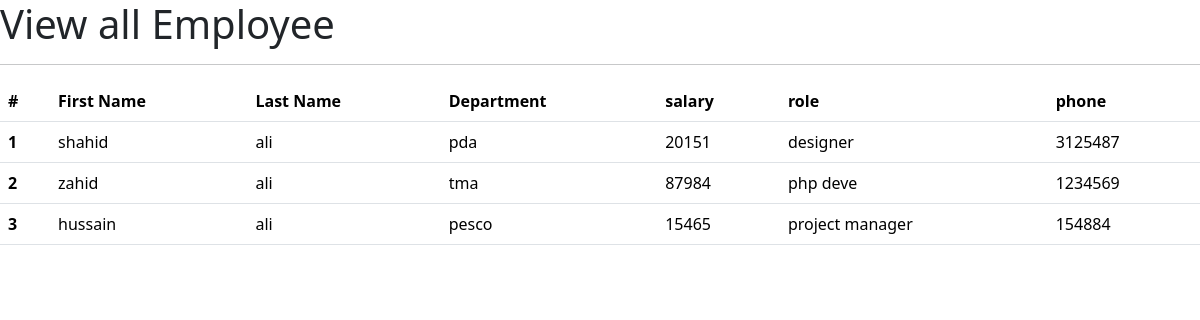
The app's page /all_emp with its own data.
### emp/models.py (models this page shows, shortened)
class employee(models.Model):
    firstName = models.CharField(max_length=20)
    lastName = models.CharField(max_length=40)
    dept=models.ForeignKey(department, on_delete=models.CASCADE)
    salary=models.IntegerField()
    role=models.ForeignKey(role,on_delete=models.CASCADE)
    phone = models.IntegerField()

class department(models.Model):
    name = models.CharField(max_length=50)
    location=models.CharField(max_length=55)
    def __str__(self):
        return self.name

class role(models.Model):
    name = models.CharField(max_length=50, )
    def __str__(self):
        return self.name

### emp/views.py (the view)
# urls.py: path("all_emp",views.all_emp,name="all_emp"),
def all_emp(request):
    emps=employee.objects.all()      #this employee is models
    context={
        'emp':emps         #emp is is key which we can use through for loop
    }
    return render(request,"all_emp.html", context)

### templates/all_emp.html (shortened to what this page needs)
<!doctype html>
<html lang="en">
  <head>
    <link href="https://cdn.jsdelivr.net/npm/bootstrap@5.3.2/dist/css/bootstrap.min.css" rel="stylesheet">
  </head>
  <body>
    <h1>View all Employee </h1>
    <hr>
    <table class="table">
      <thead>
        <tr>
          <th scope="col">#</th>
          <th scope="col">First Name</th>
          <th scope="col">Last Name</th>
          <th scope="col">Department</th>
          <th scope="col">salary</th>
          <th scope="col">role</th>
          <th scope="col">phone</th>
        </tr>
      </thead>
      <tbody>
        {% for e in emp %}
        <tr>
          <th scope="row">{{e.id}}</th>
          <td>{{e.firstName}}</td>
          <td>{{e.lastName}}</td>
          <td>{{e.dept}}</td>
          <td>{{e.salary}}</td>
          <td>{{e.role}}</td>
          <td>{{e.phone}}</td>
        </tr>
        {%  endfor %}
      </tbody>
    </table>
  </body>
</html>

### records on screen
employee: id "1", firstName "shahid", lastName "ali", dept "pda", salary "20151", role "designer", phone "3125487"
employee: id "2", firstName "zahid", lastName "ali", dept "tma", salary "87984", role "php deve", phone "1234569"
employee: id "3", firstName "hussain", lastName "ali", dept "pesco", salary "15465", role "project manager", phone "154884"
